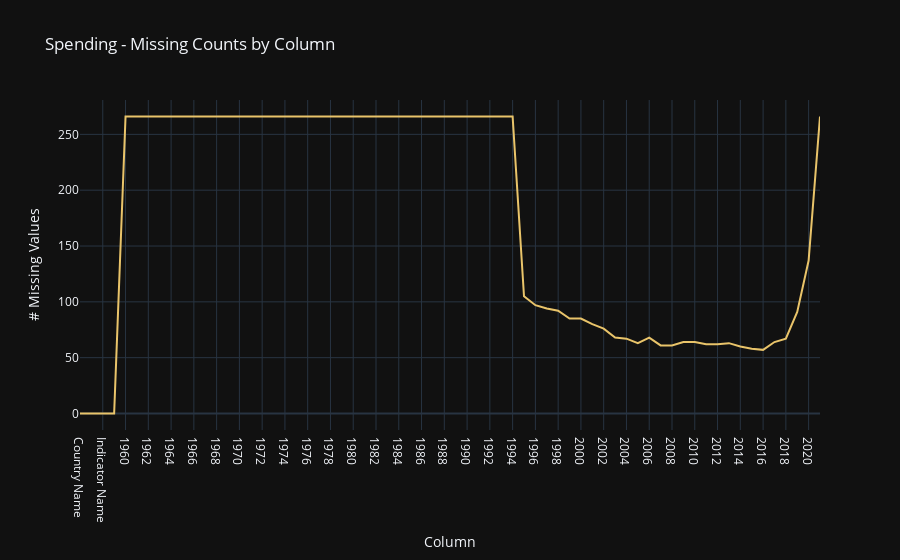

Notebook code for this chart:
### Markdown cell above
All data forom 1960 to 1994 is missing - we will drop these columns

### Code cell
# analyze missing values

fig = px.line(
    title = 'Spending - Missing Counts by Column',
    y = spending.isna().sum().values,
    x = spending.isna().sum().keys(),
    labels = {
        'x': 'Column',
        'y': '# Missing Values',
    },
    template = 'plotly_dark',
    color_discrete_sequence = [f'{next(palette)}']
)

fig.show()

### Figure 1 — Plotly figure (JSON) as saved in the notebook; plotly's stock layout.template omitted (floating-point values rounded to 4 significant figures)
{"data": [{"hovertemplate": "Column=%{x}<br># Missing Values=%{y}<extra></extra>", "legendgroup": "", "line": {"color": "#e9c46a", "dash": "solid"}, "marker": {"symbol": "circle"}, "mode": "lines", "name": "", "orientation": "v", "showlegend": false, "type": "scatter", "x": ["Country Name", "Country Code", "Indicator Name", "Indicator Code", "1960", "1961", "1962", "1963", "1964", "1965", "1966", "1967", "1968", "1969", "1970", "1971", "1972", "1973", "1974", "1975", "1976", "1977", "1978", "1979", "1980", "1981", "1982", "1983", "1984", "1985", "1986", "1987", "1988", "1989", "1990", "1991", "1992", "1993", "1994", "1995", "1996", "1997", "1998", "1999", "2000", "2001", "2002", "2003", "2004", "2005", "2006", "2007", "2008", "2009", "2010", "2011", "2012", "2013", "2014", "2015", "2016", "2017", "2018", "2019", "2020", "Unnamed: 65"], "xaxis": "x", "y": [0, 0, 0, 0, 266, 266, 266, 266, 266, 266, 266, 266, 266, 266, 266, 266, 266, 266, 266, 266, 266, 266, 266, 266, 266, 266, 266, 266, 266, 266, 266, 266, 266, 266, 266, 266, 266, 266, 266, 105, 97, 94, 92, 85, 85, 80, 76, 68, 67, 63, 68, 61, 61, 64, 64, 62, 62, 63, 60, 58, 57, 64, 67, 91, 137, 266], "yaxis": "y"}], "layout": {"legend": {"tracegroupgap": 0}, "title": {"text": "Spending - Missing Counts by Column"}, "xaxis": {"anchor": "y", "domain": [0, 1], "title": {"text": "Column"}}, "yaxis": {"anchor": "x", "domain": [0, 1], "title": {"text": "# Missing Values"}}}}
